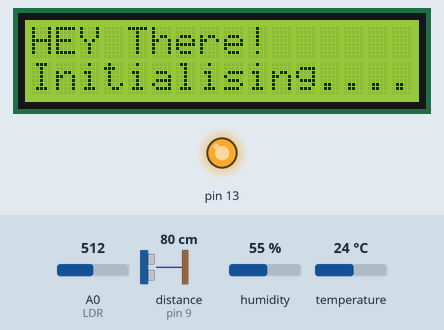
Recording of a sketch running on a simulated Arduino Uno, built with avr-gcc and run on an emulated ATmega328P. Shown: 16×2 character LCD, output pins drawn as LEDs (lit = HIGH). Wiring (inferred from the names in the program): ultrasonic range finder: trigger pin 8; echo pin 9. The test bench sets the inputs (shaded band); at power-on: distance to the obstacle (sensor on pin 9) 80 cm, A0 (LDR) = 512, humidity 55 %, temperature 24 °C. The echo pulse lasts 58.3 µs per cm; pins used as bus, display or sensor lines are not drawn; what the sketch prints to the serial monitor is not drawn.

Above: at 2.2 s.
2.3 s: distance to the obstacle (sensor on pin 9) set to 17 cm
5.3 s: distance to the obstacle (sensor on pin 9) set to 13 cm
At 8.8 s:
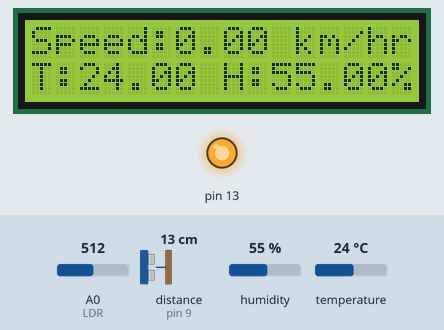
Timing chart, 0 to 10.3 s (numbered marks = the images above; inputs shaded):
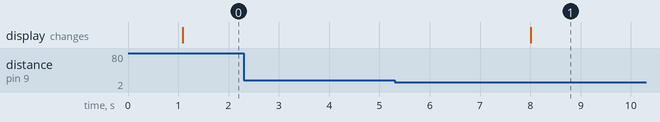

Measured:
- the behaviour switches between 16 and 15 cm on distance to the obstacle (sensor on pin 9) (found by bisection; images 0 and 1)
- after the input at 2.3 s, every drawn part: stays the same
- after the input at 5.3 s, the display: changes after 2.7 s (image 1)

The sketch:

Skate.ino
```cpp
#include <LiquidCrystal.h>//Library for LCD

#include <dht.h>// Library for DHT11 sensor

#define dht_dpin A1
#define echoPin 9 // Echo Pin
#define trigPin 8 // Trigger Pin
dht DHT;
long duration, distance;
int LDR = 0;
int LDRValue = 0;
double c =0;
double v=0;
int past=100;
unsigned long time;
LiquidCrystal lcd(12, 11, 5, 4, 3, 2);
void setup()
{
  Serial.begin(9600);
  pinMode(13,OUTPUT);
  delay(300);
  pinMode(trigPin, OUTPUT);
 pinMode(echoPin, INPUT);
  Serial.println("Humidity\t\tTemperature\n\n");
  delay(700);
  digitalWrite(13,HIGH);
  lcd.begin(16, 2);
  lcd.print("HEY There!");
  lcd.setCursor(0, 1);
  lcd.print("Initialising....");
  lcd.setCursor(0,0);
}
void loop()
{
   c=0;
   DHT.read11(dht_dpin);

    digitalWrite(trigPin, HIGH);
    delayMicroseconds(10);
    digitalWrite(trigPin, LOW);

    duration = pulseIn(echoPin, HIGH);
    distance = duration*0.0170145;
     if(distance>0 && distance<15)
     {
        Serial.print("Humidity = ");
    Serial.print(DHT.humidity);
    Serial.print("%  ");
    Serial.print("Temperature = ");
    Serial.print(DHT.temperature);
    Serial.println("*C  ");
      time=millis();
   time=time/1000;
   while(((millis()/1000)-time)<=2)
   {
      LDRValue=analogRead(LDR);
     if(past==100 &&LDRValue<=70)
      {
        past=0;
      }
      else if(past==0 &&LDRValue>70)
      {
        past=100;
        c++;
      }
   }

   c=(c*60)/16;
   v=c*0.072*3.14;
   v/=60;
   v=v*18;
   v/=5;
   lcd.clear();
  lcd.print("Speed:");
  lcd.print(v);
  lcd.print(" km/hr");
  lcd.setCursor(0,1);
  lcd.print("T:");
  lcd.print(DHT.temperature);
  lcd.print(" H:");
  lcd.print(DHT.humidity);
  lcd.print("%");
  lcd.setCursor(0,0);
   Serial.print("RPM of wheels  : ");
   Serial.println(c);
  Serial.print("Linear Speed : ");
   Serial.print(v);
   Serial.println(" km/hr");
     }
 }
```
